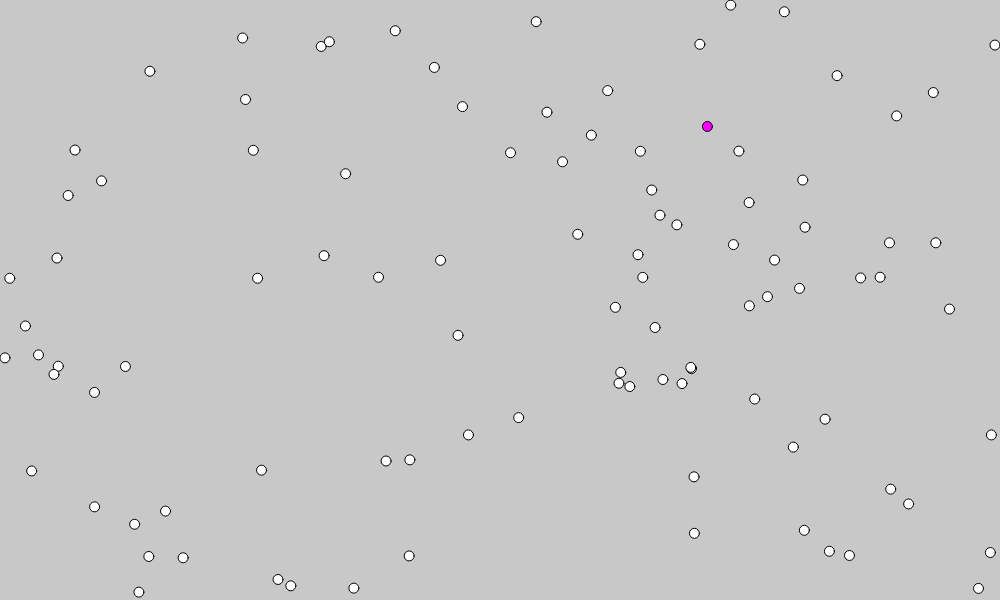
Frame 1 (no input)
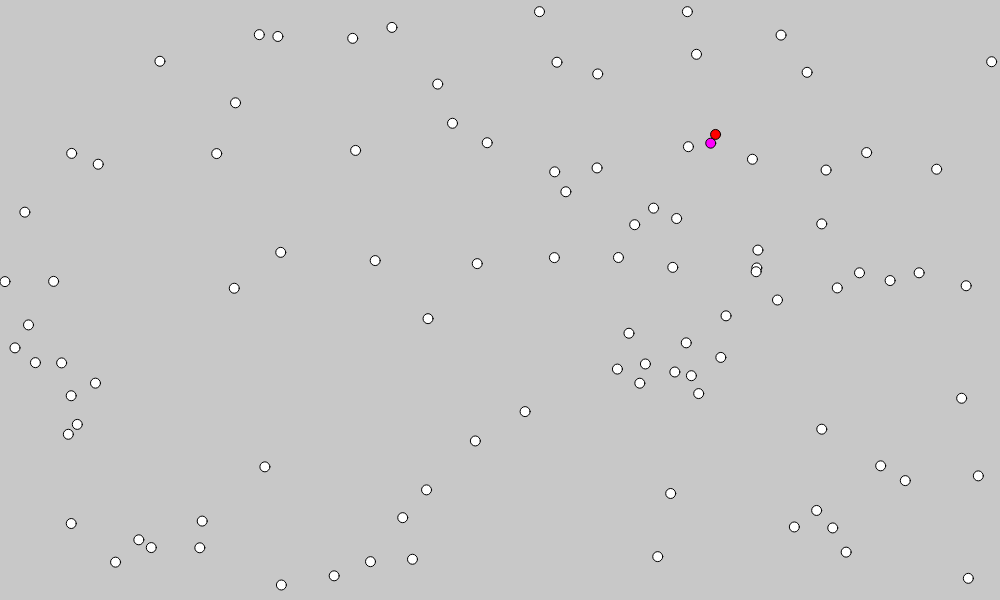
Frame 60 (no input)
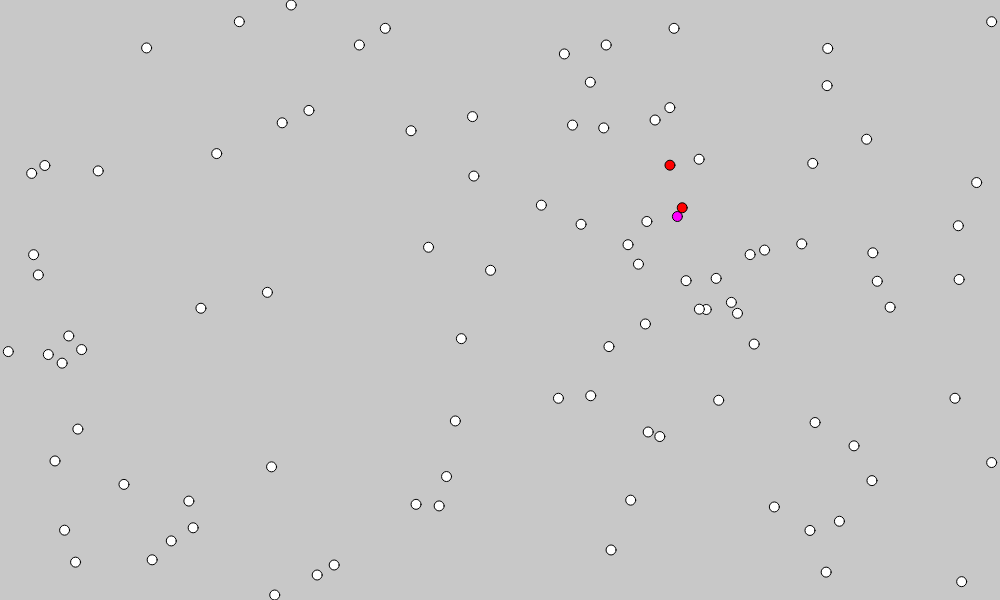
Frame 120 (the mouse pressed at the canvas centre since frame 60)

The p5.js sketch that drew these frames (run headless with seeded random() and noise() and a simulated clock; from frame 60 on, the mouse is pressed at the canvas centre):

// p5.js sketch
// ── sketch.js
//--------------------------------------------
var x =   [];
var y =   [];
var xSpeed =   [];
var ySpeed =   [];
var cl = [];
var R = [];
var d;

function setup() {

	createCanvas(1000, 600);
	background(200);
	frameRate(30);
	
	probContagio = 0.5;

	for(i=0; i<100; i++){
		R[i] = 5;
		x[i] = random(0,width-R[i]);
		y[i] = random(0,height-R[i]);
		xSpeed[i] = 0.1;
		ySpeed[i] = 0.1;
		if(i===0) 
			cl[i] = "red";
		else
			cl[i] = "white";
	}	

}

function draw() {

	background(200);
	
	//virus
	for(i=0; i<x.length; i++){
		for(j=0; j<x.length; j++){
			
			if(i!==j){
				d=dist(x[i], y[i], x[j], y[j]);
				if(d < (R[i]+R[j]) ){
					if(cl[i]==="red" && cl[j]==="white"){
						cl[j]="red";		
						
					}
				}
				
			}

		}
	}
  
	//move
  for (i = 0; i < x.length; i++) {
	  
	  if(random()<.5)
		  xSpeed[i] = xSpeed[i]*(-1);
	  if(random()<.5)
		  ySpeed[i] = ySpeed[i]*(-1);	  
		  
		x[i] += xSpeed[i]*deltaTime;
		y[i] += ySpeed[i]*deltaTime;

		if (x[i]-R[i] < 0) {
			xSpeed[i] *= -1;
			x[i]=R[i];
		}

		if (x[i] > width-R[i]) {
			xSpeed[i] *= -1;
			x[i]=width-R[i];
		}

		if (y[i]-R[i] < 0 ) {
			ySpeed[i] *= -1;
			y[i]=R[i];
		}

		if ( y[i] > height-R[i]) {
			ySpeed[i] *= -1;
			y[i]=height-R[i];
		}

  }
  
		
				
				
				
  
	/*for(i=2; i<x.length; i++){
		
		d=dist(x[0], y[0], x[i], y[i]);
		if( d < R[0]+R[i]) cl[i] = "blue";

		d=dist(x[1], y[1], x[i], y[i]);
		if( d < R[1]+R[i]) cl[i] = "red";
	}*/


  //draw
  for (i = 0; i < x.length; i++) {
	strokeWeight(1);
	if(i===0)
		fill("magenta");
	else
		fill(cl[i]);
	ellipse(x[i], y[i], 2*R[i]);
  }
  
  /*noFill();
  strokeWeight(4);
  rect(0,0,width,height);
  rect(0,0,width-200,height)*/
  
}


/*
function mousePressed() {
	x = append(x, mouseX);
	y = append(y, mouseY);
	cl = append(cl, "white");
	xSpeed = append(xSpeed, 0.1);
	ySpeed = append(ySpeed, 0.1);
	R = append(R, 15);
}*/
